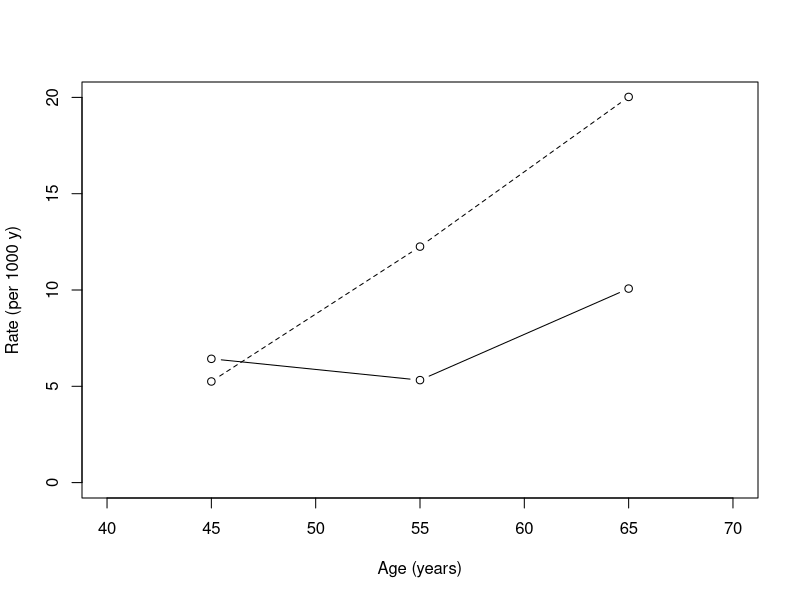
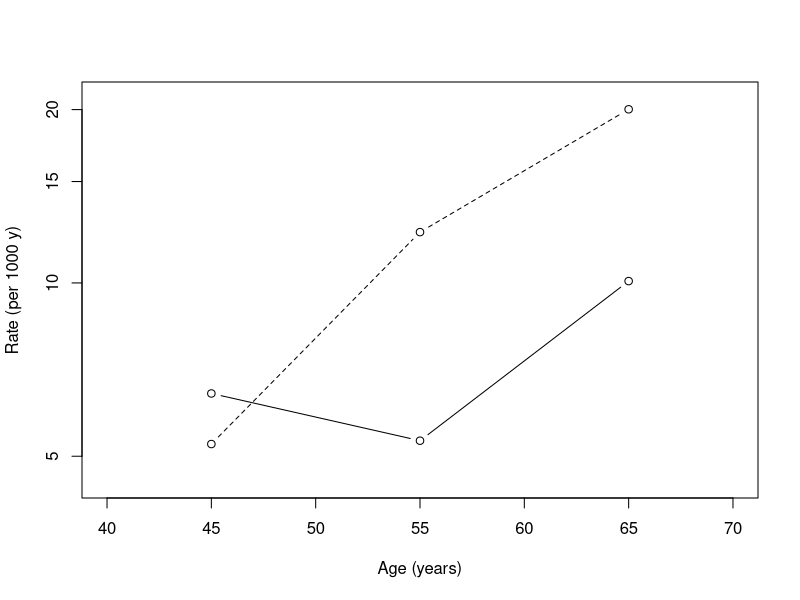
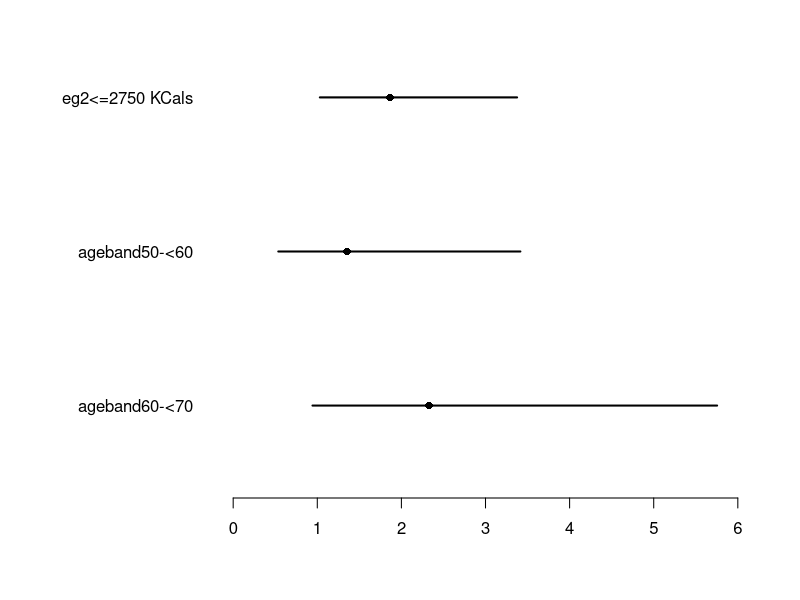
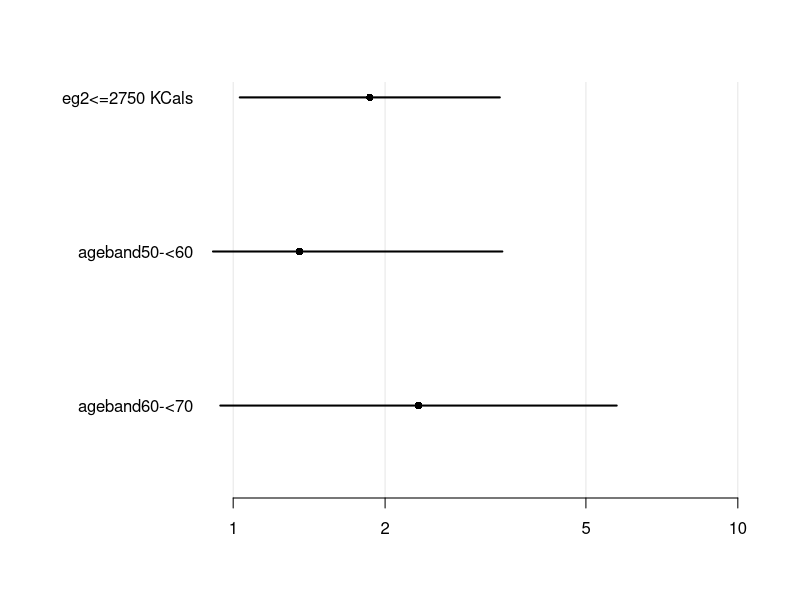
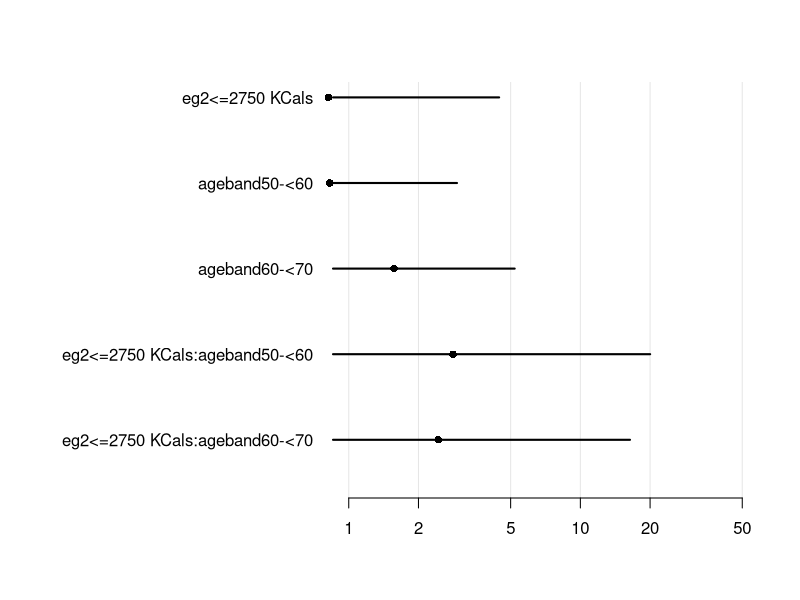

Reproduce these figures in R, in order.
## ---- chunk 1
knitr::opts_chunk$set(echo = FALSE, comment = NA)
options(warn=-1)
setwd("C:/Users/janne.pitkaniemi/Projects/TRE2018")
## ---- chunk 2
library(Epi)
data( diet )
diet[1:10, ]
## ---- chunk 3
diet$eg2 <- Relevel( diet$energy.grp, ref = ">2750 KCals" );
## ---- chunk 4
diet <- transform(diet, doe = cal.yr(doe),
dox = cal.yr(dox), dob = cal.yr(dob) )
## ---- chunk 5
diet$doe[1:10] ; summary(diet$dob)
## ---- chunk 6
dietL <- Lexis( entry = list(age = doe-dob),
exit = list(age = dox-dob),
exit.status = chd, data = diet)
round(dietL[ 1:10, 1:10],1)
## ---- chunk 7
dietA <- splitLexis(dietL, br = c(30,50,60,70),
time.scale = "age")
## ---- chunk 8
round(dietA[1:10, 1:10],1)
round(diet[1:10, 1:6],1)
## ---- chunk 9
dim(diet) ; dim(dietA)
## ---- chunk 10
dietA$ageband <- timeBand(dietA, "age", "factor")
## ---- chunk 11
table(dietA$ageband)
## ---- chunk 12
dietA$ageband <- Relevel(dietA$ageband, list(1:2, 3, 4:5))
levels(dietA$ageband) <- c("30-<50", "50-<60", "60-<70")
table(dietA$ageband)
## ---- chunk 13
dietA$y_ik <- dietA$lex.dur
dietA$d_ik <- dietA$lex.Xst
## ---- chunk 14
sum(dietA$y_ik); sum(dietA$d_ik)
## ---- chunk 15
tab.ae <- stat.table(index = list( Ageband = ageband, "Energy group" = eg2 ),
contents = list( D = sum(d_ik), Y = sum(y_ik),
I = ratio(d_ik, y_ik, 1000)),
margin = T, data = dietA )
print(tab.ae,digits = c(sum=0, ratio=2))
## ---- chunk 16
str(tab.ae)
## ---- chunk 17
cases <- tab.ae[1, , ]
years <- tab.ae[2, , ]
rates <- tab.ae[3, , ]
## ---- chunk 18
cases; round(years,1); round(rates,1) ; str(rates)
## ---- chunk 19
IRs <- rates[ , 2] / rates[ , 1] ; round(IRs, 2)
## ---- chunk 20
agemids <- c( 45, 55, 65 ) # mid-ages of the agebands
plot( rates[ -4, 1] ~ agemids, type="b", lty = 1, # the exposed
xlim= c(40, 70), ylim = c( 0, 20 ) ,
xlab = "Age (years)", ylab = "Rate (per 1000 y)" )
lines( rates[ -4, 2] ~ agemids, type="b", lty=2 ) # the unexposed
## ---- chunk 21
plot( rates[ -4, 1] ~ agemids, type="b", lty = 1,
xlim= c(40, 70), ylim = c( 4.5, 21 ) , log = "y",
xlab = "Age (years)", ylab = "Rate (per 1000 y)" )
lines( rates[ -4, 2] ~ agemids, type="b", lty=2 )
## ---- chunk 22

me <- glm( d_ik/y_ik ~ eg2, fam = poisson, w = y_ik, data = dietA )
ci.lin(me, Exp=T)[ , -(3:4)]
## ---- chunk 23
me1 <- glm( d_ik ~ eg2, fam = poisson, offset=log(y_ik), data = dietA )
ci.lin(me1, Exp=T)[ , -(3:4)]
## ---- chunk 24
mea <- update( me, . ~ . + ageband)
mea.est <- ci.lin(mea, Exp=T)
round(mea.est[ , -(3:4)], 4)
## ---- chunk 25
plotEst( mea.est[ -1, 5:7 ] )
## ---- chunk 26
plotEst( mea.est[ -1, 5:7 ], xlog=T, grid=T )
## ---- chunk 27
meai <- glm( d_ik/y_ik ~ eg2*ageband,
family = poisson, we = y_ik, data = dietA )
## ---- chunk 28
est.meai <- ci.lin(meai, Exp=T)
round(est.meai, 4)
plotEst( est.meai[ -1, 5:7], xlog=T, grid = T)
## ---- chunk 29
Dint <- anova(mea, meai) ; Dint
pchisq( Dint[2,4], df = 2, lower.tail = F)
## ---- chunk 30
dietA$agebnum <- as.numeric(dietA$ageband)
table(dietA$ageband, dietA$agebnum)
## ---- chunk 31
dietA$agebyrs <- 35 + 10*dietA$agebnum
table(dietA$ageband, dietA$agebyrs)
## ---- chunk 32
dietA$agebcontr <- dietA$agebnum - 2
table(dietA$ageband, dietA$agebcontr)
## ---- chunk 33
dietA$ageby55 <- dietA$agebyrs - 55
table(dietA$ageband, dietA$agebcontr)
## ---- chunk 34
mea10 <- glm( d_ik ~ agebyrs + eg2,
family = poisson, offset = log(y_ik), data=dietA)
est.mea10 <- ci.lin( mea10, Exp = T)
round( est.mea10[ , 5:7], 4)
## ---- chunk 35
mea10c <- glm( d_ik ~ ageby55 + eg2,
family = poisson, offset = log(y_ik), data=dietA)
est.mea10c <- ci.lin( mea10c, Exp = T)
round( est.mea10c[ , 5:7], 4)
## ---- chunk 36
mea1c <- glm( d_ik ~ agebcontr + eg2,
family = poisson, offset = log(y_ik), data=dietA)
est.mea1c <- ci.lin( mea1c, Exp = T)
round( est.mea1c[ , 5:7], 4)
## ---- chunk 37
dietA$agebyrs2 <- dietA$agebyrs^2
## ---- chunk 38
mea20 <- glm( d_ik ~ agebyrs + I(agebyrs^2) + eg2,
family = poisson, offset = log(y_ik), data=dietA)
est.mea20 <- ci.lin( mea20, Exp = T)
round( est.mea20, 4)
## ---- chunk 39
mea20c <- glm( d_ik ~ ageby55 + I(ageby55^2) + eg2,
family = poisson, offset = log(y_ik), data=dietA)
est.mea20c <- ci.lin( mea20c, Exp = T)
round( est.mea20c, 4)
## ---- chunk 40
mea2c <- glm( d_ik ~ agebcontr + I(agebcontr^2) + eg2,
family = poisson, offset = log(y_ik), data=dietA)
est.mea2c <- ci.lin( mea2c, Exp = T)
round( est.mea2c, 4)
## ---- chunk 41
anova( mea1c, mea2c )
